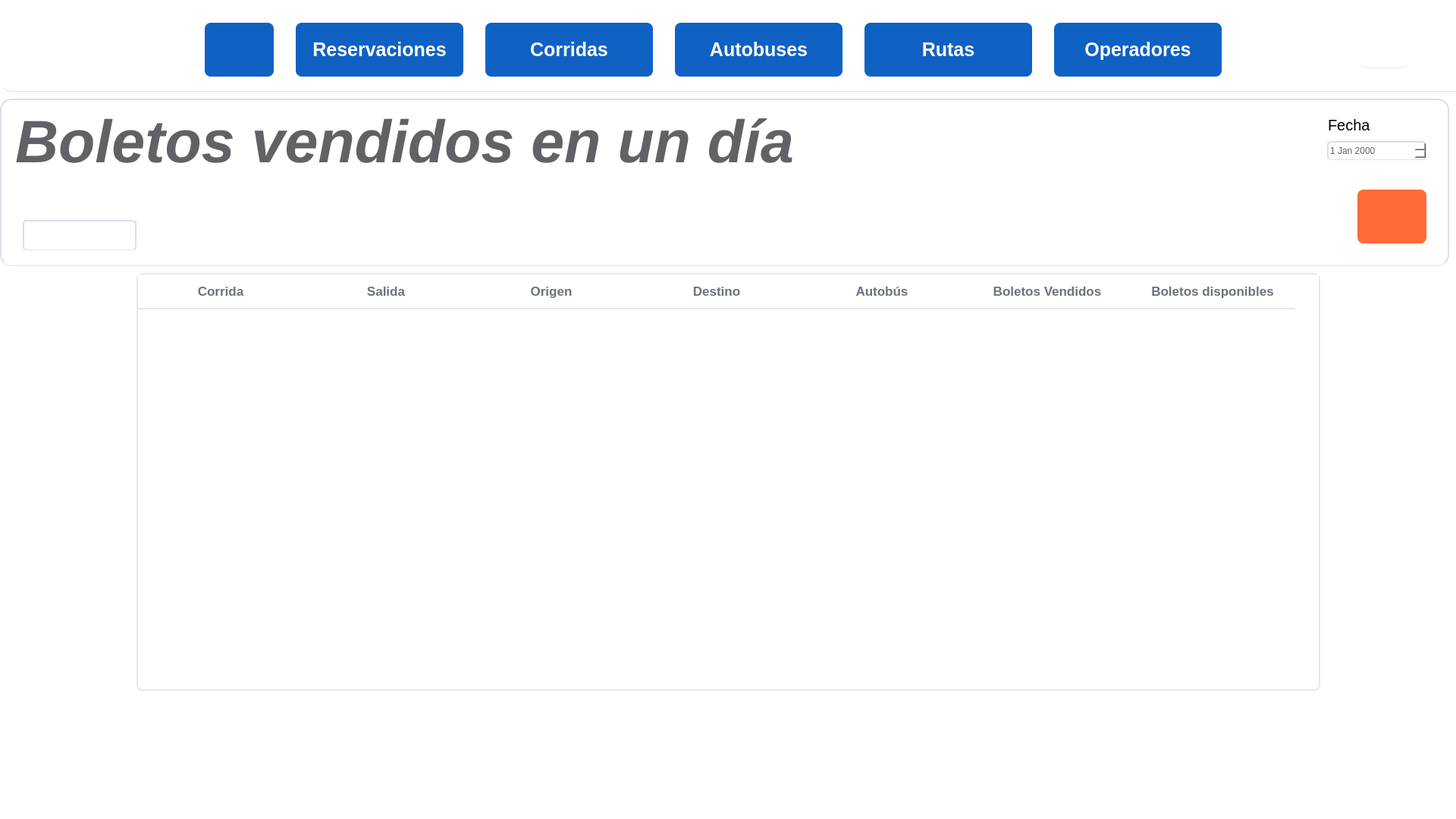
<?xml version="1.0" encoding="UTF-8"?>
<ui version="4.0">
 <class>pantalla_consulta6</class>
 <widget class="QWidget" name="Form">
  <property name="geometry">
   <rect>
    <x>0</x>
    <y>0</y>
    <width>1920</width>
    <height>1080</height>
   </rect>
  </property>
  <property name="windowTitle">
   <string>Form</string>
  </property>
  <property name="styleSheet">
   <string notr="true">background-color: rgb(255, 255, 255);</string>
  </property>
  <widget class="QTableWidget" name="QtableWidget_corridas">
   <property name="geometry">
    <rect>
     <x>180</x>
     <y>360</y>
     <width>1561</width>
     <height>551</height>
    </rect>
   </property>
   <property name="font">
    <font>
     <pointsize>-1</pointsize>
     <bold>true</bold>
    </font>
   </property>
   <property name="layoutDirection">
    <enum>Qt::LayoutDirection::LeftToRight</enum>
   </property>
   <property name="styleSheet">
    <string notr="true">QTableView {
    background: #ffffff;
    border: 2px solid #e6e8ec;
    border-radius: 8px;
    gridline-color: #f1f1f3;
    selection-background-color: #e8f0fe;
    selection-color: #1a1a1a;
    font-size: 15px;
    color: #333;
    alternate-background-color: #fafbff;
    show-grid: false;
	
}

QTableView::item {
    padding: 8px 12px;
    border: 0px;
	text-align: center;
}

QTableView::item:hover {
    background: #f5f8ff;
}

QTableView::item:selected {
    background: #e2edff;
    color: #1a1a1a;
}

QHeaderView::section {
    background: #ffffff;
    color: #6b7280;
    padding: 10px 12px;
    border: 0;
    border-bottom: 2px solid #e6e8ec;
    font-size: 17px;
    font-weight: 600;
}

QHeaderView::section:hover {
    background: #f7f9fc;
}

QHeaderView {
    background: #ffffff;
    border: 0;
}

QTableView::indicator {
    width: 18px;
    height: 18px;
}

QHeaderView::section:first {
    border-top-left-radius: 15px;
}

QHeaderView::section:last {
    border-top-right-radius: 15px;
}

QScrollBar:vertical {
    background: transparent;
    width: 10px;
    margin: 0px;
}

QScrollBar::handle:vertical {
    background: #cfd3da;
    min-height: 25px;
    border-radius: 5px;
}

QScrollBar::handle:vertical:hover {
    background: #b5bac4;
}

QScrollBar::add-line,
QScrollBar::sub-line {
    background: none;
    height: 0px;
}
</string>
   </property>
   <property name="horizontalScrollBarPolicy">
    <enum>Qt::ScrollBarPolicy::ScrollBarAlwaysOff</enum>
   </property>
   <property name="sizeAdjustPolicy">
    <enum>QAbstractScrollArea::SizeAdjustPolicy::AdjustIgnored</enum>
   </property>
   <attribute name="horizontalHeaderVisible">
    <bool>true</bool>
   </attribute>
   <attribute name="horizontalHeaderCascadingSectionResizes">
    <bool>true</bool>
   </attribute>
   <attribute name="horizontalHeaderDefaultSectionSize">
    <number>218</number>
   </attribute>
   <attribute name="horizontalHeaderHighlightSections">
    <bool>false</bool>
   </attribute>
   <attribute name="verticalHeaderCascadingSectionResizes">
    <bool>true</bool>
   </attribute>
   <column>
    <property name="text">
     <string>Corrida</string>
    </property>
    <property name="font">
     <font>
      <bold>true</bold>
     </font>
    </property>
   </column>
   <column>
    <property name="text">
     <string>Salida</string>
    </property>
    <property name="font">
     <font>
      <bold>true</bold>
     </font>
    </property>
   </column>
   <column>
    <property name="text">
     <string>Origen</string>
    </property>
    <property name="font">
     <font>
      <bold>true</bold>
     </font>
    </property>
   </column>
   <column>
    <property name="text">
     <string>Destino</string>
    </property>
    <property name="font">
     <font>
      <bold>true</bold>
     </font>
    </property>
   </column>
   <column>
    <property name="text">
     <string>Autobús</string>
    </property>
    <property name="font">
     <font>
      <bold>true</bold>
     </font>
    </property>
   </column>
   <column>
    <property name="text">
     <string>Boletos Vendidos</string>
    </property>
    <property name="font">
     <font>
      <bold>true</bold>
     </font>
    </property>
   </column>
   <column>
    <property name="text">
     <string>Boletos disponibles</string>
    </property>
    <property name="font">
     <font>
      <bold>true</bold>
     </font>
    </property>
   </column>
  </widget>
  <widget class="QWidget" name="widget_opfiltro_2" native="true">
   <property name="geometry">
    <rect>
     <x>0</x>
     <y>130</y>
     <width>1911</width>
     <height>221</height>
    </rect>
   </property>
   <property name="styleSheet">
    <string notr="true">background-color: #ffffff;
border: 2px solid #dcdfe6;
border-radius: 15px;
gridline-color: #e0e0e0;
outline: none;
color: #606266;
border-radius: 15px;
border-bottom: 1px solid #E3E3E3;

</string>
   </property>
   <widget class="QLabel" name="corridas_label">
    <property name="geometry">
     <rect>
      <x>20</x>
      <y>10</y>
      <width>1031</width>
      <height>91</height>
     </rect>
    </property>
    <property name="font">
     <font>
      <pointsize>59</pointsize>
      <italic>true</italic>
      <bold>true</bold>
     </font>
    </property>
    <property name="styleSheet">
     <string notr="true">border:none

</string>
    </property>
    <property name="text">
     <string>Boletos vendidos en un día</string>
    </property>
    <property name="alignment">
     <set>Qt::AlignmentFlag::AlignBottom|Qt::AlignmentFlag::AlignLeading|Qt::AlignmentFlag::AlignLeft</set>
    </property>
   </widget>
   <widget class="QLabel" name="label_2">
    <property name="geometry">
     <rect>
      <x>1751</x>
      <y>21</y>
      <width>61</width>
      <height>27</height>
     </rect>
    </property>
    <property name="font">
     <font>
      <pointsize>15</pointsize>
     </font>
    </property>
    <property name="styleSheet">
     <string notr="true">color: black;
border: none;
</string>
    </property>
    <property name="text">
     <string>Fecha</string>
    </property>
   </widget>
   <widget class="QDateEdit" name="dateEdit">
    <property name="geometry">
     <rect>
      <x>1750</x>
      <y>56</y>
      <width>131</width>
      <height>25</height>
     </rect>
    </property>
    <property name="styleSheet">
     <string notr="true">QDateEdit{
	border-radius:5px;
}</string>
    </property>
   </widget>

   <widget class="QLabel" name="label_fecha">
    <property name="geometry">
     <rect>
      <x>30</x>
      <y>160</y>
      <width>150</width>
      <height>40</height>
     </rect>
    </property>
    <property name="styleSheet">
     <string notr="true">QLabel{
	border-radius:5px;
    font-size: 20px;
}</string>
    </property>
   </widget>
   <widget class="QPushButton" name="boton_inicio_2">
    <property name="geometry">
     <rect>
      <x>1790</x>
      <y>120</y>
      <width>91</width>
      <height>71</height>
     </rect>
    </property>
    <property name="font">
     <font>
      <pointsize>-1</pointsize>
      <bold>true</bold>
     </font>
    </property>
    <property name="styleSheet">
     <string notr="true">QPushButton{
	background: #FF6A36;
	color:WHITE;
	border:none;
	border-radius: 8px;
	font-weight: bold;
	font-size: 25px;
}

QPushButton:hover {
    background-color: #E85F30;   /* Naranja más oscuro */
}

QPushButton:pressed {
    background-color: #CC532A;   /* Más oscuro para click */
}</string>
    </property>
    <property name="text">
     <string/>
    </property>
    <property name="icon">
     <iconset>
      <normaloff>../../recursos/recursos_empresa/volver.png</normaloff>../../recursos/recursos_empresa/volver.png</iconset>
    </property>
    <property name="iconSize">
     <size>
      <width>30</width>
      <height>30</height>
     </size>
    </property>
   </widget>
  </widget>
  <widget class="QWidget" name="header_corridas" native="true">
   <property name="geometry">
    <rect>
     <x>0</x>
     <y>10</y>
     <width>1951</width>
     <height>111</height>
    </rect>
   </property>
   <property name="styleSheet">
    <string notr="true">background-color: rgb(255, 255, 255);
border-radius: 15px;
border-bottom: 1px solid #E3E3E3;</string>
   </property>
   <widget class="QPushButton" name="boton_rutas">
    <property name="geometry">
     <rect>
      <x>1140</x>
      <y>20</y>
      <width>221</width>
      <height>71</height>
     </rect>
    </property>
    <property name="font">
     <font>
      <pointsize>-1</pointsize>
      <bold>true</bold>
     </font>
    </property>
    <property name="styleSheet">
     <string notr="true">QPushButton{
	background: #1061C4;
	color:WHITE;
	border:none;
	border-radius: 8px;
	font-weight: bold;
	font-size:25px;
}

QPushButton:hover {
    background-color: #0D4FAB;    
}

QPushButton:pressed {
    background-color: #0A3F8A;     
}</string>
    </property>
    <property name="text">
     <string>Rutas</string>
    </property>
    <property name="icon">
     <iconset>
      <normaloff>../../recursos/recursos_empresa/entrega.png</normaloff>../../recursos/recursos_empresa/entrega.png</iconset>
    </property>
    <property name="iconSize">
     <size>
      <width>30</width>
      <height>30</height>
     </size>
    </property>
   </widget>
   <widget class="QPushButton" name="boton_corridas">
    <property name="geometry">
     <rect>
      <x>640</x>
      <y>20</y>
      <width>221</width>
      <height>71</height>
     </rect>
    </property>
    <property name="font">
     <font>
      <pointsize>-1</pointsize>
      <bold>true</bold>
     </font>
    </property>
    <property name="styleSheet">
     <string notr="true">QPushButton{
	background: #1061C4;
	color:WHITE;
	border:none;
	border-radius: 8px;
	font-weight: bold;
	font-size: 25px;
}

QPushButton:hover {
    background-color: #0D4FAB;    
}

QPushButton:pressed {
    background-color: #0A3F8A;     
}</string>
    </property>
    <property name="text">
     <string>Corridas</string>
    </property>
    <property name="icon">
     <iconset>
      <normaloff>../../recursos/recursos_empresa/calendario.png</normaloff>../../recursos/recursos_empresa/calendario.png</iconset>
    </property>
    <property name="iconSize">
     <size>
      <width>30</width>
      <height>30</height>
     </size>
    </property>
   </widget>
   <widget class="QPushButton" name="boton_operadores">
    <property name="geometry">
     <rect>
      <x>1390</x>
      <y>20</y>
      <width>221</width>
      <height>71</height>
     </rect>
    </property>
    <property name="font">
     <font>
      <pointsize>-1</pointsize>
      <bold>true</bold>
     </font>
    </property>
    <property name="styleSheet">
     <string notr="true">QPushButton{
	background: #1061C4;
	color:WHITE;
	border:none;
	border-radius: 8px;
	font-weight: bold;
	font-size: 25px;
}

QPushButton:hover {
    background-color: #0D4FAB;    
}

QPushButton:pressed {
    background-color: #0A3F8A;     
}</string>
    </property>
    <property name="text">
     <string>Operadores</string>
    </property>
    <property name="icon">
     <iconset>
      <normaloff>../../recursos/recursos_empresa/conductor.png</normaloff>../../recursos/recursos_empresa/conductor.png</iconset>
    </property>
    <property name="iconSize">
     <size>
      <width>30</width>
      <height>30</height>
     </size>
    </property>
   </widget>
   <widget class="QPushButton" name="boton_autobuses">
    <property name="geometry">
     <rect>
      <x>890</x>
      <y>20</y>
      <width>221</width>
      <height>71</height>
     </rect>
    </property>
    <property name="font">
     <font>
      <pointsize>-1</pointsize>
      <bold>true</bold>
     </font>
    </property>
    <property name="styleSheet">
     <string notr="true">QPushButton{
	background: #1061C4;
	color:WHITE;
	border:none;
	border-radius: 8px;
	font-weight: bold;
	font-size: 25px;
}

QPushButton:hover {
    background-color: #0D4FAB;    
}

QPushButton:pressed {
    background-color: #0A3F8A;     
}</string>
    </property>
    <property name="text">
     <string>Autobuses</string>
    </property>
    <property name="icon">
     <iconset>
      <normaloff>../../recursos/recursos_empresa/autobus.png</normaloff>../../recursos/recursos_empresa/autobus.png</iconset>
    </property>
    <property name="iconSize">
     <size>
      <width>30</width>
      <height>30</height>
     </size>
    </property>
   </widget>
   <widget class="QPushButton" name="boton_inicio">
    <property name="geometry">
     <rect>
      <x>270</x>
      <y>20</y>
      <width>91</width>
      <height>71</height>
     </rect>
    </property>
    <property name="font">
     <font>
      <pointsize>-1</pointsize>
      <bold>true</bold>
     </font>
    </property>
    <property name="styleSheet">
     <string notr="true">QPushButton{
	background: #1061C4;
	color:WHITE;
	border:none;
	border-radius: 8px;
	font-weight: bold;
	font-size: 25px;
}

QPushButton:hover {
    background-color: #0D4FAB;    
}

QPushButton:pressed {
    background-color: #0A3F8A;     
}</string>
    </property>
    <property name="text">
     <string/>
    </property>
    <property name="icon">
     <iconset>
      <normaloff>../../recursos/recursos_empresa/casa-silueta-negra-sin-puerta.png</normaloff>../../recursos/recursos_empresa/casa-silueta-negra-sin-puerta.png</iconset>
    </property>
    <property name="iconSize">
     <size>
      <width>30</width>
      <height>30</height>
     </size>
    </property>
   </widget>
   <widget class="QPushButton" name="boton_reservaciones">
    <property name="geometry">
     <rect>
      <x>390</x>
      <y>20</y>
      <width>221</width>
      <height>71</height>
     </rect>
    </property>
    <property name="font">
     <font>
      <pointsize>-1</pointsize>
      <bold>true</bold>
     </font>
    </property>
    <property name="styleSheet">
     <string notr="true">QPushButton{
	background: #1061C4;
	color:WHITE;
	border:none;
	border-radius: 8px;
	font-weight: bold;
	font-size: 25px;
}

QPushButton:hover {
    background-color: #0D4FAB;    
}

QPushButton:pressed {
    background-color: #0A3F8A;     
}</string>
    </property>
    <property name="text">
     <string>Reservaciones</string>
    </property>
    <property name="icon">
     <iconset>
      <normaloff>../../recursos/recursos_empresa/boleto.png</normaloff>../../recursos/recursos_empresa/boleto.png</iconset>
    </property>
    <property name="iconSize">
     <size>
      <width>30</width>
      <height>30</height>
     </size>
    </property>
   </widget>
   <widget class="QLabel" name="label_4">
    <property name="geometry">
     <rect>
      <x>18</x>
      <y>15</y>
      <width>231</width>
      <height>81</height>
     </rect>
    </property>
    <property name="styleSheet">
     <string notr="true">border: none</string>
    </property>
    <property name="text">
     <string/>
    </property>
    <property name="pixmap">
     <pixmap>../../recursos/recursos_empresa/logo.png</pixmap>
    </property>
   </widget>
   <widget class="QLabel" name="label_6">
    <property name="geometry">
     <rect>
      <x>1790</x>
      <y>10</y>
      <width>70</width>
      <height>70</height>
     </rect>
    </property>
    <property name="text">
     <string/>
    </property>
    <property name="pixmap">
     <pixmap>recursos/usuario.png</pixmap>
    </property>
    <property name="scaledContents">
     <bool>true</bool>
    </property>
   </widget>
  </widget>
 </widget>
 <resources/>
 <connections/>
</ui>
